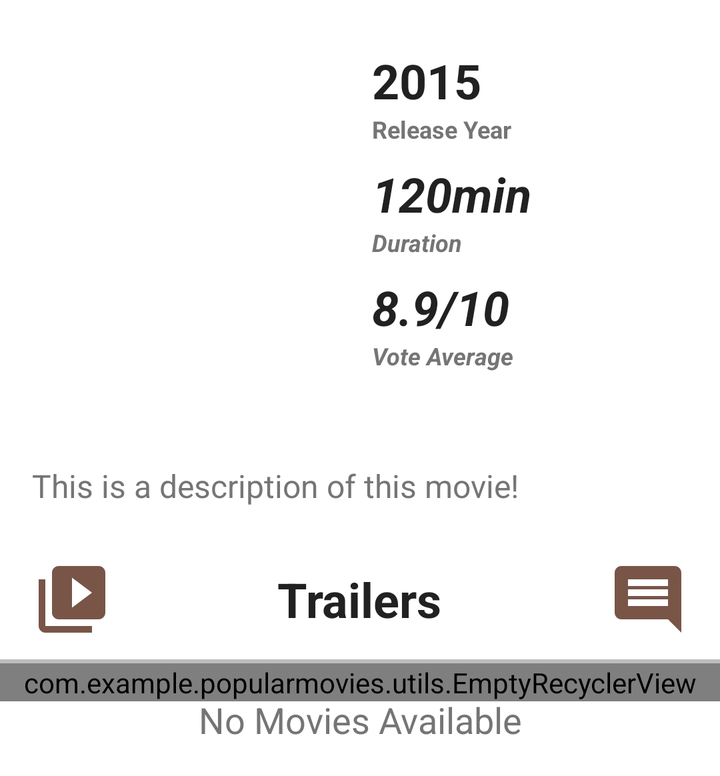
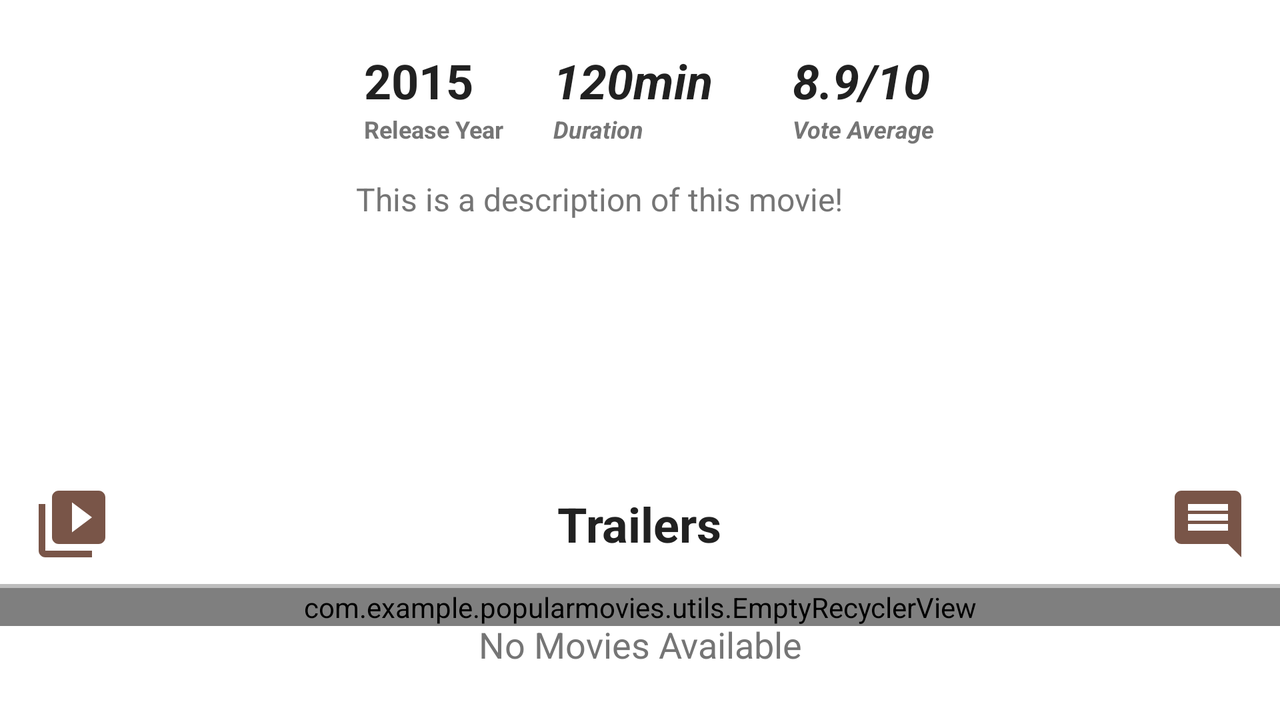

One screen, two layout resources from the same app: the default and the repository's alternative for another configuration. Each is rendered where Android would select it; the XML of both is given below.
<!-- AndroidManifest.xml: application theme AppTheme -->
<!-- res/layout/activity_details.xml -->
<?xml version="1.0" encoding="utf-8"?>
<androidx.core.widget.NestedScrollView xmlns:android="http://schemas.android.com/apk/res/android"
    xmlns:app="http://schemas.android.com/apk/res-auto"
    xmlns:tools="http://schemas.android.com/tools"
    android:id="@+id/nested_scroll_view"
    android:layout_width="match_parent"
    android:layout_height="wrap_content"
    android:background="@color/color_white">

    <androidx.constraintlayout.widget.ConstraintLayout
        android:id="@+id/constraint_layout"
        android:layout_width="match_parent"
        android:layout_height="wrap_content"
        tools:context=".DetailsActivity">

        <ImageView
            android:id="@+id/thumbnail_movie"
            android:layout_width="@dimen/width_height_130dp"
            android:layout_height="@dimen/width_height_200dp"
            android:layout_margin="@dimen/standard_margin"
            android:scaleType="centerCrop"
            android:src="@drawable/test_image"
            app:layout_constraintStart_toStartOf="parent"
            app:layout_constraintTop_toTopOf="parent"
            tools:ignore="ContentDescription" />

        <TextView
            android:id="@+id/release_year"
            android:layout_width="0dp"
            android:layout_height="wrap_content"
            android:layout_marginStart="@dimen/double_standard_margin"
            android:layout_marginTop="@dimen/half_standard_margin"
            android:paddingStart="@dimen/half_standard_margin"
            android:paddingEnd="@dimen/half_standard_margin"
            android:textSize="@dimen/text_size_24sp"
            android:textStyle="bold"
            app:layout_constraintEnd_toEndOf="parent"
            app:layout_constraintStart_toEndOf="@+id/thumbnail_movie"
            app:layout_constraintTop_toTopOf="@id/thumbnail_movie"
            android:textColor="@color/primaryText"
            tools:text="2015" />

        <TextView
            android:id="@+id/info_release_year"
            android:layout_width="0dp"
            android:layout_height="wrap_content"
            android:paddingStart="@dimen/half_standard_margin"
            android:paddingEnd="@dimen/half_standard_margin"
            android:textSize="@dimen/text_size_12sp"
            android:textStyle="bold"
            android:textColor="@color/secondaryText"
            app:layout_constraintEnd_toEndOf="@+id/release_year"
            app:layout_constraintStart_toStartOf="@+id/release_year"
            app:layout_constraintTop_toBottomOf="@+id/release_year"
            android:text="@string/release_year" />

        <TextView
            android:id="@+id/duration_movie"
            android:layout_width="0dp"
            android:layout_height="wrap_content"
            android:layout_marginTop="@dimen/half_standard_margin"
            android:paddingStart="@dimen/half_standard_margin"
            android:paddingEnd="@dimen/half_standard_margin"
            android:textSize="@dimen/text_size_24sp"
            android:textStyle="bold|italic"
            app:layout_constraintStart_toStartOf="@+id/release_year"
            app:layout_constraintTop_toBottomOf="@+id/info_release_year"
            android:textColor="@color/primaryText"
            tools:text="120min" />

        <TextView
            android:id="@+id/info_duration"
            android:layout_width="0dp"
            android:layout_height="wrap_content"
            android:paddingStart="@dimen/half_standard_margin"
            android:paddingEnd="@dimen/half_standard_margin"
            android:textSize="@dimen/text_size_12sp"
            android:textColor="@color/secondaryText"
            android:textStyle="bold|italic"
            app:layout_constraintStart_toStartOf="@+id/release_year"
            app:layout_constraintTop_toBottomOf="@+id/duration_movie"
            android:text="@string/duration" />

        <TextView
            android:id="@+id/vote_average"
            android:layout_width="0dp"
            android:layout_height="wrap_content"
            android:layout_marginTop="@dimen/half_standard_margin"
            android:paddingStart="@dimen/half_standard_margin"
            android:paddingEnd="@dimen/half_standard_margin"
            android:textColor="@color/primaryText"
            android:textSize="@dimen/text_size_24sp"
            android:textStyle="bold|italic"
            app:layout_constraintStart_toStartOf="@+id/duration_movie"
            app:layout_constraintTop_toBottomOf="@+id/info_duration"
            tools:text="8.9/10" />

        <TextView
            android:id="@+id/info_vote"
            android:layout_width="0dp"
            android:layout_height="wrap_content"
            android:paddingStart="@dimen/half_standard_margin"
            android:paddingEnd="@dimen/half_standard_margin"
            android:textSize="@dimen/text_size_12sp"
            android:textColor="@color/secondaryText"
            android:textStyle="bold|italic"
            app:layout_constraintStart_toStartOf="@+id/vote_average"
            app:layout_constraintTop_toBottomOf="@+id/vote_average"
            android:text="@string/vote_average" />

        <TextView
            android:id="@+id/overview"
            android:layout_width="0dp"
            android:layout_height="wrap_content"
            android:layout_marginTop="@dimen/standard_margin"
            android:layout_marginBottom="@dimen/double_standard_margin"
            android:paddingStart="@dimen/standard_margin"
            android:paddingEnd="@dimen/standard_margin"
            android:paddingBottom="@dimen/standard_margin"
            android:textSize="@dimen/text_size_16sp"
            android:textColor="@color/secondaryText"
            app:layout_constraintEnd_toEndOf="parent"
            app:layout_constraintStart_toStartOf="parent"
            app:layout_constraintTop_toBottomOf="@+id/thumbnail_movie"
            tools:text="This is a description of this movie!" />

        <include
            android:id="@+id/recycler_view_parent"
            layout="@layout/recyclerview_videos_reviews"
            android:layout_width="match_parent"
            android:layout_height="match_parent"
            app:layout_constraintEnd_toEndOf="parent"
            app:layout_constraintStart_toStartOf="parent"
            app:layout_constraintTop_toBottomOf="@id/overview" />

    </androidx.constraintlayout.widget.ConstraintLayout>

</androidx.core.widget.NestedScrollView>
<!-- res/layout/recyclerview_videos_reviews.xml (included above) -->
<?xml version="1.0" encoding="utf-8"?>
<LinearLayout xmlns:android="http://schemas.android.com/apk/res/android"
    xmlns:tools="http://schemas.android.com/tools"
    android:id="@+id/recycler_view_parent"
    android:layout_width="match_parent"
    android:layout_height="match_parent"
    android:orientation="vertical">

    <LinearLayout
        android:id="@+id/linear_layout_recyclerView"
        android:layout_width="match_parent"
        android:layout_height="@dimen/width_height_60dp"
        android:background="@color/color_white"
        android:orientation="horizontal">

        <Button
            android:id="@+id/button_display_video"
            android:layout_width="@dimen/width_height_40dp"
            android:layout_height="@dimen/width_height_40dp"
            android:layout_gravity="center_vertical"
            android:layout_marginStart="@dimen/standard_margin"
            android:background="@drawable/touch_effect_button_videos"
            android:onClick="displayVideosInRecycler" />

        <RelativeLayout
            android:id="@+id/relative_layout_recyclerview"
            android:layout_width="0dp"
            android:layout_height="@dimen/width_height_40dp"
            android:layout_gravity="center"
            android:layout_weight="1">

            <TextView
                android:id="@+id/indicate_recycler_type"
                android:layout_width="wrap_content"
                android:layout_height="match_parent"
                android:layout_centerInParent="true"
                android:gravity="center"
                android:textColor="@color/primaryText"
                android:textSize="@dimen/text_size_24sp"
                android:textStyle="bold"
                tools:text="Trailers" />

            <ProgressBar
                android:id="@+id/loading_spinner"
                style="@style/Widget.AppCompat.ProgressBar"
                android:layout_width="@dimen/width_height_30dp"
                android:layout_height="@dimen/width_height_30dp"
                android:layout_centerVertical="true"
                android:layout_marginStart="@dimen/standard_margin"
                android:layout_toEndOf="@id/indicate_recycler_type" />

        </RelativeLayout>

        <Button
            android:id="@+id/button_display_reviews"
            android:layout_width="@dimen/width_height_40dp"
            android:layout_height="@dimen/width_height_40dp"
            android:layout_gravity="center_vertical"
            android:layout_marginEnd="@dimen/standard_margin"
            android:background="@drawable/touch_effect_button_reviews"
            android:onClick="displayReviewsInRecycler" />
    </LinearLayout>

    <View
        android:layout_width="match_parent"
        android:layout_height="@dimen/width_height_2dp"
        android:background="@color/dividerColor" />

    <RelativeLayout
        android:id="@+id/relative_layout_recyclerview_2"
        android:layout_width="match_parent"
        android:layout_height="match_parent"
        android:background="@color/color_white"
        android:orientation="vertical">

        <com.example.popularmovies.utils.EmptyRecyclerView
            android:id="@+id/recycler_view_details"
            android:layout_width="match_parent"
            android:layout_height="match_parent" />

        <TextView
            android:id="@+id/empty_view"
            android:layout_width="match_parent"
            android:layout_height="match_parent"
            android:gravity="top|center"
            android:paddingTop="@dimen/standard_margin"
            android:paddingBottom="@dimen/standard_margin"
            android:textAppearance="?android:textAppearanceMedium"
            android:textColor="@color/secondaryText"
            tools:text="No Movies Available" />
    </RelativeLayout>

</LinearLayout>
<!-- resources referenced by this layout -->
<resources>
  <color name="color_white">#ffffff</color>
  <color name="dividerColor">#BDBDBD</color>
  <color name="primaryText">#212121</color>
  <color name="secondaryText">#757575</color>
  <dimen name="double_standard_margin">32dp</dimen>
  <dimen name="half_standard_margin">8dp</dimen>
  <dimen name="standard_margin">16dp</dimen>
  <dimen name="text_size_12sp">12sp</dimen>
  <dimen name="text_size_16sp">16sp</dimen>
  <dimen name="text_size_24sp">24sp</dimen>
  <dimen name="width_height_130dp">130dp</dimen>
  <dimen name="width_height_200dp">200dp</dimen>
  <dimen name="width_height_2dp">2dp</dimen>
  <dimen name="width_height_30dp">30dp</dimen>
  <dimen name="width_height_40dp">40dp</dimen>
  <dimen name="width_height_60dp">60dp</dimen>
  <!-- drawable touch_effect_button_videos (drawable) -->
  <?xml version="1.0" encoding="utf-8"?>
  <selector xmlns:android="http://schemas.android.com/apk/res/android">
      <item android:drawable="@drawable/ic_video" android:state_pressed="true" />
      <item android:drawable="@drawable/ic_video" android:state_activated="true" />
      <item android:drawable="@drawable/ic_video" android:state_selected="true" />
  
      <item android:drawable="@drawable/ic_video_brown" />
  </selector>
  <string name="duration">Duration</string>
  <string name="release_year">Release Year</string>
  <string name="vote_average">Vote Average</string>
  <style name="AppTheme" parent="Theme.AppCompat.Light.DarkActionBar">
          
          <item name="colorPrimary">@color/colorPrimary</item>
          <item name="colorPrimaryDark">@color/colorPrimaryDark</item>
          <item name="colorAccent">@color/colorAccent</item>
          <item name="android:actionMenuTextColor">@color/menuText</item>
      </style>
  <!-- drawable ic_comment (drawable) -->
  <vector android:height="48dp" android:tint="#212121"
      android:viewportHeight="24.0" android:viewportWidth="24.0"
      android:width="48dp" xmlns:android="http://schemas.android.com/apk/res/android">
      <path android:fillColor="#FF000000" android:pathData="M21.99,4c0,-1.1 -0.89,-2 -1.99,-2L4,2c-1.1,0 -2,0.9 -2,2v12c0,1.1 0.9,2 2,2h14l4,4 -0.01,-18zM18,14L6,14v-2h12v2zM18,11L6,11L6,9h12v2zM18,8L6,8L6,6h12v2z"/>
  </vector>
  <!-- drawable ic_comment_brown (drawable) -->
  <vector android:height="48dp" android:tint="#795548"
      android:viewportHeight="24.0" android:viewportWidth="24.0"
      android:width="48dp" xmlns:android="http://schemas.android.com/apk/res/android">
      <path android:fillColor="#FF000000" android:pathData="M21.99,4c0,-1.1 -0.89,-2 -1.99,-2L4,2c-1.1,0 -2,0.9 -2,2v12c0,1.1 0.9,2 2,2h14l4,4 -0.01,-18zM18,14L6,14v-2h12v2zM18,11L6,11L6,9h12v2zM18,8L6,8L6,6h12v2z"/>
  </vector>
  <!-- drawable ic_video (drawable) -->
  <vector android:height="48dp" android:tint="#212121"
      android:viewportHeight="24.0" android:viewportWidth="24.0"
      android:width="48dp" xmlns:android="http://schemas.android.com/apk/res/android">
      <path android:fillColor="#FF000000" android:pathData="M4,6L2,6v14c0,1.1 0.9,2 2,2h14v-2L4,20L4,6zM20,2L8,2c-1.1,0 -2,0.9 -2,2v12c0,1.1 0.9,2 2,2h12c1.1,0 2,-0.9 2,-2L22,4c0,-1.1 -0.9,-2 -2,-2zM12,14.5v-9l6,4.5 -6,4.5z"/>
  </vector>
  <!-- drawable ic_video_brown (drawable) -->
  <vector android:height="48dp" android:tint="#795548"
      android:viewportHeight="24.0" android:viewportWidth="24.0"
      android:width="48dp" xmlns:android="http://schemas.android.com/apk/res/android">
      <path android:fillColor="#FF000000" android:pathData="M4,6L2,6v14c0,1.1 0.9,2 2,2h14v-2L4,20L4,6zM20,2L8,2c-1.1,0 -2,0.9 -2,2v12c0,1.1 0.9,2 2,2h12c1.1,0 2,-0.9 2,-2L22,4c0,-1.1 -0.9,-2 -2,-2zM12,14.5v-9l6,4.5 -6,4.5z"/>
  </vector>
  <color name="colorPrimary">#607D8B</color>
  <color name="colorPrimaryDark">#455A64</color>
  <color name="colorAccent">#795548</color>
  <color name="menuText">#ffffff</color>
</resources>
<!-- res/layout-land/activity_details.xml (the repository's variant of the layout above) -->
<!-- drawn on the phone turned sideways -->
<?xml version="1.0" encoding="utf-8"?>
<androidx.core.widget.NestedScrollView xmlns:android="http://schemas.android.com/apk/res/android"
    xmlns:app="http://schemas.android.com/apk/res-auto"
    xmlns:tools="http://schemas.android.com/tools"
    android:id="@+id/nested_scroll_view"
    android:layout_width="match_parent"
    android:layout_height="match_parent"
    android:background="@color/color_white">

    <androidx.constraintlayout.widget.ConstraintLayout
        android:id="@+id/constraint_layout"
        android:layout_width="match_parent"
        android:layout_height="wrap_content"
        tools:context=".DetailsActivity">

        <ImageView
            android:id="@+id/thumbnail_movie"
            android:layout_width="@dimen/width_height_130dp"
            android:layout_height="@dimen/width_height_200dp"
            android:layout_margin="@dimen/standard_margin"
            android:scaleType="centerCrop"
            android:src="@drawable/test_image"
            app:layout_constraintStart_toStartOf="parent"
            app:layout_constraintTop_toTopOf="parent"
            tools:ignore="ContentDescription" />

        <TextView
            android:id="@+id/release_year"
            android:layout_width="wrap_content"
            android:layout_height="wrap_content"
            android:layout_marginStart="@dimen/double_standard_margin"
            android:layout_marginTop="@dimen/half_standard_margin"
            android:paddingStart="@dimen/half_half_standard_margin"
            android:paddingEnd="@dimen/half_half_standard_margin"
            android:textColor="@color/primaryText"
            android:textSize="@dimen/text_size_24sp"
            android:textStyle="bold"
            app:layout_constraintStart_toEndOf="@+id/thumbnail_movie"
            app:layout_constraintTop_toTopOf="@id/thumbnail_movie"
            tools:text="2015" />

        <TextView
            android:id="@+id/info_release_year"
            android:layout_width="0dp"
            android:layout_height="wrap_content"
            android:paddingStart="@dimen/half_half_standard_margin"
            android:paddingEnd="@dimen/half_half_standard_margin"
            android:text="@string/release_year"
            android:textColor="@color/secondaryText"
            android:textSize="@dimen/text_size_12sp"
            android:textStyle="bold"
            app:layout_constraintStart_toStartOf="@+id/release_year"
            app:layout_constraintTop_toBottomOf="@+id/release_year" />

        <TextView
            android:id="@+id/duration_movie"
            android:layout_width="0dp"
            android:layout_height="wrap_content"
            android:layout_marginStart="@dimen/double_standard_margin"
            android:paddingStart="@dimen/half_half_standard_margin"
            android:paddingEnd="@dimen/half_half_standard_margin"
            android:textColor="@color/primaryText"
            android:textSize="@dimen/text_size_24sp"
            android:textStyle="bold|italic"
            app:layout_constraintBottom_toBottomOf="@+id/release_year"
            app:layout_constraintStart_toEndOf="@+id/release_year"
            app:layout_constraintTop_toTopOf="@+id/release_year"
            tools:text="120min" />

        <TextView
            android:id="@+id/info_duration"
            android:layout_width="0dp"
            android:layout_height="wrap_content"
            android:paddingStart="@dimen/half_half_standard_margin"
            android:paddingEnd="@dimen/half_half_standard_margin"
            android:text="@string/duration"
            android:textColor="@color/secondaryText"
            android:textSize="@dimen/text_size_12sp"
            android:textStyle="bold|italic"
            app:layout_constraintStart_toStartOf="@+id/duration_movie"
            app:layout_constraintTop_toBottomOf="@+id/duration_movie" />

        <TextView
            android:id="@+id/vote_average"
            android:layout_width="0dp"
            android:layout_height="wrap_content"
            android:layout_marginStart="@dimen/double_standard_margin"
            android:paddingStart="@dimen/half_half_standard_margin"
            android:paddingEnd="@dimen/half_half_standard_margin"
            android:textColor="@color/primaryText"
            android:textSize="@dimen/text_size_24sp"
            android:textStyle="bold|italic"
            app:layout_constraintBottom_toBottomOf="@+id/duration_movie"
            app:layout_constraintStart_toEndOf="@+id/duration_movie"
            app:layout_constraintTop_toTopOf="@+id/duration_movie"
            tools:text="8.9/10" />

        <TextView
            android:id="@+id/info_vote"
            android:layout_width="0dp"
            android:layout_height="wrap_content"
            android:paddingStart="@dimen/half_half_standard_margin"
            android:paddingEnd="@dimen/half_half_standard_margin"
            android:text="@string/vote_average"
            android:textColor="@color/secondaryText"
            android:textSize="@dimen/text_size_12sp"
            android:textStyle="bold|italic"
            app:layout_constraintStart_toStartOf="@+id/vote_average"
            app:layout_constraintTop_toBottomOf="@+id/vote_average" />

        <TextView
            android:id="@+id/overview"
            android:layout_width="0dp"
            android:layout_height="wrap_content"
            android:layout_marginStart="@dimen/double_standard_margin"
            android:layout_marginTop="@dimen/standard_margin"
            android:layout_marginEnd="@dimen/standard_margin"
            android:ellipsize="end"
            android:maxLines="6"
            android:paddingBottom="16dp"
            android:textColor="@color/secondaryText"
            android:textSize="@dimen/text_size_16sp"
            app:layout_constraintEnd_toEndOf="parent"
            app:layout_constraintStart_toEndOf="@+id/thumbnail_movie"
            app:layout_constraintTop_toBottomOf="@+id/info_release_year"
            tools:text="This is a description of this movie!" />

        <include
            layout="@layout/recyclerview_videos_reviews"
            android:layout_width="match_parent"
            android:layout_height="match_parent"
            android:layout_marginTop="@dimen/standard_margin"
            app:layout_constraintEnd_toEndOf="parent"
            app:layout_constraintStart_toStartOf="parent"
            app:layout_constraintTop_toBottomOf="@id/thumbnail_movie" />

    </androidx.constraintlayout.widget.ConstraintLayout>

</androidx.core.widget.NestedScrollView>
<!-- resources referenced by the variant -->
<!-- as the phone turned sideways resolves them -->
<resources>
  <color name="color_white">#ffffff</color>
  <color name="dividerColor">#BDBDBD</color>
  <color name="primaryText">#212121</color>
  <color name="secondaryText">#757575</color>
  <dimen name="double_standard_margin">32dp</dimen>
  <dimen name="half_half_standard_margin">4dp</dimen>
  <dimen name="half_standard_margin">8dp</dimen>
  <dimen name="standard_margin">16dp</dimen>
  <dimen name="text_size_12sp">12sp</dimen>
  <dimen name="text_size_16sp">16sp</dimen>
  <dimen name="text_size_24sp">24sp</dimen>
  <dimen name="width_height_130dp">130dp</dimen>
  <dimen name="width_height_200dp">200dp</dimen>
  <dimen name="width_height_2dp">2dp</dimen>
  <dimen name="width_height_30dp">30dp</dimen>
  <dimen name="width_height_40dp">40dp</dimen>
  <dimen name="width_height_60dp">60dp</dimen>
  <!-- drawable touch_effect_button_videos (drawable) -->
  <?xml version="1.0" encoding="utf-8"?>
  <selector xmlns:android="http://schemas.android.com/apk/res/android">
      <item android:drawable="@drawable/ic_video" android:state_pressed="true" />
      <item android:drawable="@drawable/ic_video" android:state_activated="true" />
      <item android:drawable="@drawable/ic_video" android:state_selected="true" />
  
      <item android:drawable="@drawable/ic_video_brown" />
  </selector>
  <string name="duration">Duration</string>
  <string name="release_year">Release Year</string>
  <string name="vote_average">Vote Average</string>
  <style name="AppTheme" parent="Theme.AppCompat.Light.DarkActionBar">
          
          <item name="colorPrimary">@color/colorPrimary</item>
          <item name="colorPrimaryDark">@color/colorPrimaryDark</item>
          <item name="colorAccent">@color/colorAccent</item>
          <item name="android:actionMenuTextColor">@color/menuText</item>
      </style>
  <!-- drawable ic_comment (drawable) -->
  <vector android:height="48dp" android:tint="#212121"
      android:viewportHeight="24.0" android:viewportWidth="24.0"
      android:width="48dp" xmlns:android="http://schemas.android.com/apk/res/android">
      <path android:fillColor="#FF000000" android:pathData="M21.99,4c0,-1.1 -0.89,-2 -1.99,-2L4,2c-1.1,0 -2,0.9 -2,2v12c0,1.1 0.9,2 2,2h14l4,4 -0.01,-18zM18,14L6,14v-2h12v2zM18,11L6,11L6,9h12v2zM18,8L6,8L6,6h12v2z"/>
  </vector>
  <!-- drawable ic_comment_brown (drawable) -->
  <vector android:height="48dp" android:tint="#795548"
      android:viewportHeight="24.0" android:viewportWidth="24.0"
      android:width="48dp" xmlns:android="http://schemas.android.com/apk/res/android">
      <path android:fillColor="#FF000000" android:pathData="M21.99,4c0,-1.1 -0.89,-2 -1.99,-2L4,2c-1.1,0 -2,0.9 -2,2v12c0,1.1 0.9,2 2,2h14l4,4 -0.01,-18zM18,14L6,14v-2h12v2zM18,11L6,11L6,9h12v2zM18,8L6,8L6,6h12v2z"/>
  </vector>
  <!-- drawable ic_video (drawable) -->
  <vector android:height="48dp" android:tint="#212121"
      android:viewportHeight="24.0" android:viewportWidth="24.0"
      android:width="48dp" xmlns:android="http://schemas.android.com/apk/res/android">
      <path android:fillColor="#FF000000" android:pathData="M4,6L2,6v14c0,1.1 0.9,2 2,2h14v-2L4,20L4,6zM20,2L8,2c-1.1,0 -2,0.9 -2,2v12c0,1.1 0.9,2 2,2h12c1.1,0 2,-0.9 2,-2L22,4c0,-1.1 -0.9,-2 -2,-2zM12,14.5v-9l6,4.5 -6,4.5z"/>
  </vector>
  <!-- drawable ic_video_brown (drawable) -->
  <vector android:height="48dp" android:tint="#795548"
      android:viewportHeight="24.0" android:viewportWidth="24.0"
      android:width="48dp" xmlns:android="http://schemas.android.com/apk/res/android">
      <path android:fillColor="#FF000000" android:pathData="M4,6L2,6v14c0,1.1 0.9,2 2,2h14v-2L4,20L4,6zM20,2L8,2c-1.1,0 -2,0.9 -2,2v12c0,1.1 0.9,2 2,2h12c1.1,0 2,-0.9 2,-2L22,4c0,-1.1 -0.9,-2 -2,-2zM12,14.5v-9l6,4.5 -6,4.5z"/>
  </vector>
  <color name="colorPrimary">#607D8B</color>
  <color name="colorPrimaryDark">#455A64</color>
  <color name="colorAccent">#795548</color>
  <color name="menuText">#ffffff</color>
</resources>
